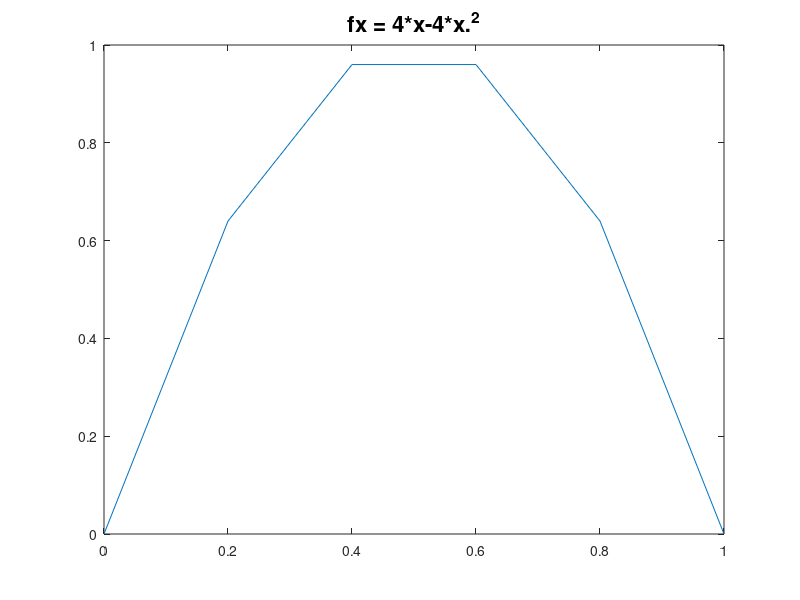

The MATLAB script that drew this image: (Note: this script raises an error after producing the figure.)
L=1;
T=0.2;
c=1;
N=5;
h=L/N;
M=10;
k=T/M;
r=c^2*k/h^2

x=[0:h:L]';
t=[0:k:T];
fx='4*x-4*x.^2';
g1x='0';
g2x='0';
f=inline(fx,'x');
g1=inline(g1x,'t');
g2=inline(g2x,'t');
figure(1)
plot(x,f(x));
a=title(['fx = ' fx]);
set(a,'FontSize',16);

n=length(x);
m=length(t);
u=zeros(n,m);
u(2:n-1,1)=f(x(2:n-1));
u(1,1:m)=g1(t);
u(n,1:m)=g2(t);

for j=1:m-1
    for i=2:n-1
u(i,j+1)=(1-2*r)*u(i,j) + r*(u(i+1,j)+u(i-1,j));
    end
end
figure(2)
wavei(u',x,t);
shading interp;
a=xlabel('x');
set(a,'Fontsize',14);
a=ylabel('t');
set(a,'Fontsize',14);
a=title(['Forward Euler - r =' num2str(r)]);
%a=title('Heat Equation');
set(a,'Fontsize',16);
colormap;

dn=floor(n/10);
figure(3)
surf(t,x,u);
shading interp;
a=ylabel('x');
set(a,'Fontsize',14);
a=xlabel('t');
set(a,'Fontsize',14);
a=title(['Forward Euler - r =' num2str(r)]);
%a=title('Heat Equation');
set(a,'Fontsize',16);

figure(4)
mesh(t,x,u);
a=ylabel('x');
set(a,'Fontsize',14);
a=xlabel('t');
set(a,'Fontsize',14);
a=title(['Forward Euler - r =' num2str(r)]);
%a=title('Heat Equation');
set(a,'Fontsize',16);
